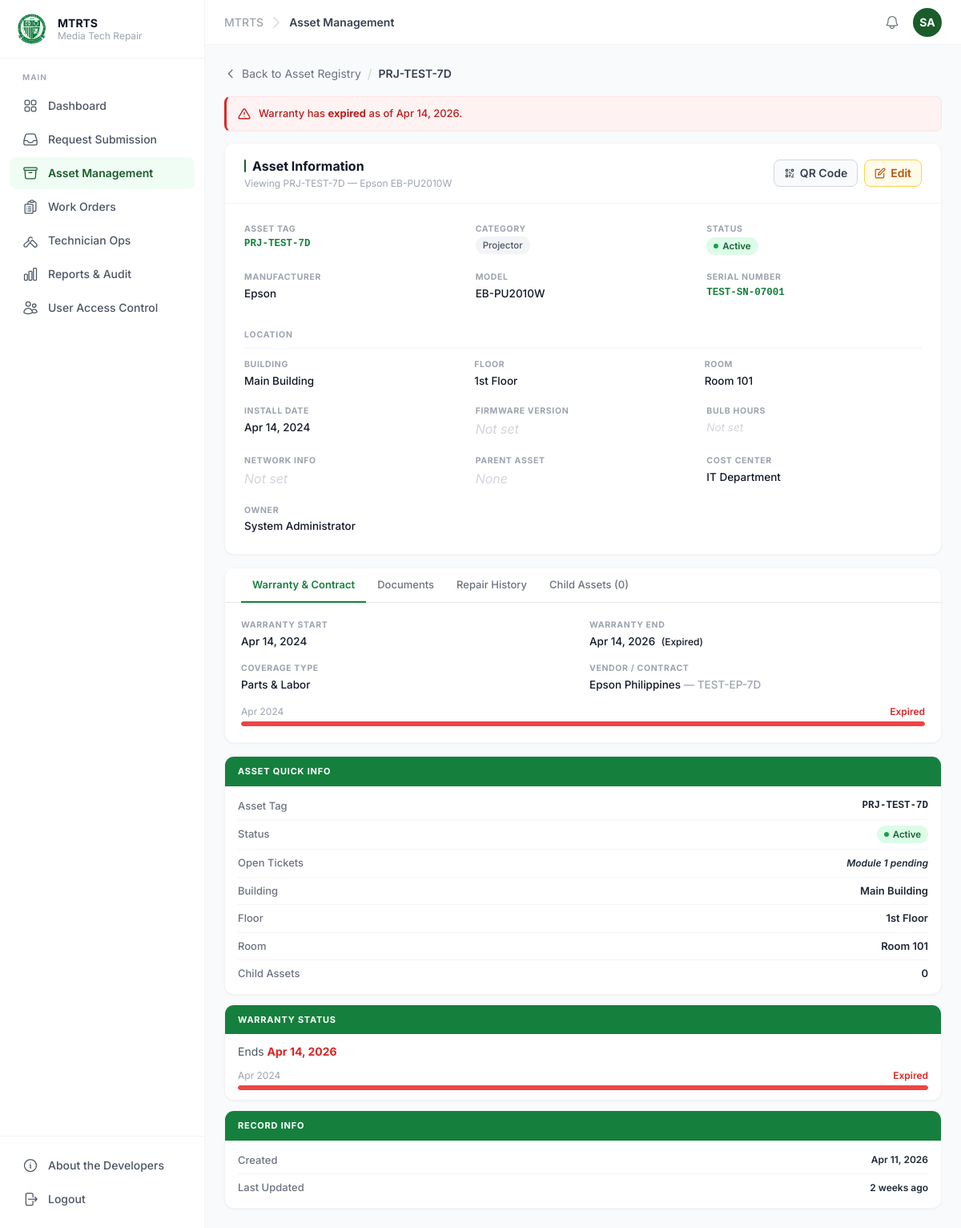
The page /modules/assets/view.php?id=1 (signed in) on the database its author committed.
### tables this page shows
CREATE TABLE assets (
  asset_id         INT           PRIMARY KEY AUTO_INCREMENT,
  asset_tag        VARCHAR(50)   NOT NULL UNIQUE,
  serial_number    VARCHAR(100)  NULL,
  manufacturer     VARCHAR(100)  NOT NULL,
  model            VARCHAR(100)  NOT NULL,
  category_id      INT           NOT NULL,
  status           ENUM('active','spare','retired') NOT NULL DEFAULT 'active',
  location_id      INT           NULL,
  parent_asset_id  INT           NULL,
  install_date     DATE          NOT NULL,
  firmware_version VARCHAR(50)   NULL,
  network_info     VARCHAR(100)  NULL,
  bulb_hours       INT UNSIGNED  NULL,
  department_id    INT           NULL,
  owner_id         INT           NULL,
  qr_code_path     VARCHAR(255)  NULL,
  created_by       INT           NULL,
  created_at       DATETIME      NOT NULL DEFAULT CURRENT_TIMESTAMP,
  updated_at       DATETIME      NOT NULL DEFAULT CURRENT_TIMESTAMP ON UPDATE CURRENT_TIMESTAMP,

  FOREIGN KEY (category_id)     REFERENCES asset_categories(category_id),
  FOREIGN KEY (location_id)     REFERENCES locations(location_id),
  FOREIGN KEY (parent_asset_id) REFERENCES assets(asset_id),
  FOREIGN KEY (department_id)   REFERENCES departments(department_id),
  FOREIGN KEY (owner_id)        REFERENCES users(user_id),
  FOREIGN KEY (created_by)      REFERENCES users(user_id)
);

CREATE TABLE asset_warranty (
  warranty_id        INT           PRIMARY KEY AUTO_INCREMENT,
  asset_id           INT           NOT NULL UNIQUE,
  warranty_start     DATE          NOT NULL,
  warranty_end       DATE          NOT NULL,
  coverage_type      ENUM('parts','labor','parts_and_labor','onsite') NOT NULL,
  vendor_name        VARCHAR(150)  NULL,
  contract_reference VARCHAR(100)  NULL,
  created_at         DATETIME      NOT NULL DEFAULT CURRENT_TIMESTAMP,
  updated_at         DATETIME      NOT NULL DEFAULT CURRENT_TIMESTAMP ON UPDATE CURRENT_TIMESTAMP,

  FOREIGN KEY (asset_id) REFERENCES assets(asset_id)
);

CREATE TABLE asset_categories (
  category_id    INT           PRIMARY KEY AUTO_INCREMENT,
  category_name  VARCHAR(100)  NOT NULL UNIQUE,
  has_bulb_hours TINYINT(1)    NOT NULL DEFAULT 0,
  description    VARCHAR(255)  NULL,
  created_at     DATETIME      NOT NULL DEFAULT CURRENT_TIMESTAMP,
  updated_at     DATETIME      NOT NULL DEFAULT CURRENT_TIMESTAMP ON UPDATE CURRENT_TIMESTAMP
);

CREATE TABLE locations (
  location_id INT           PRIMARY KEY AUTO_INCREMENT,
  building    VARCHAR(100)  NOT NULL,
  floor       VARCHAR(50)   NOT NULL,
  room        VARCHAR(100)  NOT NULL,
  created_at  DATETIME      NOT NULL DEFAULT CURRENT_TIMESTAMP,

  UNIQUE (building, floor, room)
);

CREATE TABLE departments (
  department_id   INT           PRIMARY KEY AUTO_INCREMENT,
  department_name VARCHAR(100)  NOT NULL UNIQUE
);

CREATE TABLE users (
  user_id         INT           PRIMARY KEY AUTO_INCREMENT,
  email           VARCHAR(150)  NOT NULL UNIQUE,
  password_hash   VARCHAR(255)  NULL,
  full_name       VARCHAR(150)  NOT NULL,
  id_number       VARCHAR(50)   NULL UNIQUE,
  contact_number  VARCHAR(20)   NULL,
  position        VARCHAR(100)  NULL,
  profile_picture VARCHAR(255)  NULL,
  department_id   INT           NULL,
  role_id         INT           NOT NULL,
  is_active       TINYINT(1)    NOT NULL DEFAULT 1,
  created_at      DATETIME      NOT NULL DEFAULT CURRENT_TIMESTAMP,
  updated_at      DATETIME      NOT NULL DEFAULT CURRENT_TIMESTAMP ON UPDATE CURRENT_TIMESTAMP,
  last_login      DATETIME      NULL,

  FOREIGN KEY (department_id) REFERENCES departments(department_id),
  FOREIGN KEY (role_id) REFERENCES roles(role_id)
);

### modules/assets/view.view.php (the view, shortened to what the rows shown need)
<div class="flex items-center gap-2 mb-4">
  <a href="index.php"
     class="inline-flex items-center gap-1.5 text-sm text-gray-500 hover:text-gray-900 transition-colors">
    <svg class="w-4 h-4" fill="none" viewBox="0 0 24 24" stroke="currentColor" stroke-width="2">
      <path stroke-linecap="round" stroke-linejoin="round" d="M15 19l-7-7 7-7"/>
    </svg>
    Back to Asset Registry
  </a>
  <span class="text-gray-300">/</span>
  <span class="text-sm font-semibold text-gray-700"><?= htmlspecialchars($asset['asset_tag']) ?></span>
</div>
<?php if ($show_warn_banner): ?>
<div class="asset-banner banner-info mb-4">
  <svg class="w-4 h-4 flex-shrink-0" fill="none" viewBox="0 0 24 24" stroke="currentColor" stroke-width="2">
    <path stroke-linecap="round" stroke-linejoin="round" d="M12 9v4m0 4h.01M10.29 3.86L1.82 18a2 2 0 001.71 3h16.94a2 2 0 001.71-3L13.71 3.86a2 2 0 00-3.42 0z"/>
  </svg>
  <span>Warranty expiring in <strong><?= $wp['days_left'] ?> day<?= $wp['days_left'] !== 1 ? 's' : '' ?></strong> — consider renewing or flagging for review.</span>
</div>
<?php elseif ($expired_banner): ?>
<div class="asset-banner banner-warn mb-4">
  <svg class="w-4 h-4 flex-shrink-0" fill="none" viewBox="0 0 24 24" stroke="currentColor" stroke-width="2">
    <path stroke-linecap="round" stroke-linejoin="round" d="M12 9v4m0 4h.01M10.29 3.86L1.82 18a2 2 0 001.71 3h16.94a2 2 0 001.71-3L13.71 3.86a2 2 0 00-3.42 0z"/>
  </svg>
  <span>Warranty has <strong>expired</strong> as of <?= htmlspecialchars((new DateTime($warranty['warranty_end']))->format('M j, Y')) ?>.</span>
</div>
<?php endif; ?>
<div class="grid grid-cols-1 xl:grid-cols-[1fr_260px] gap-4 items-start">
  <div class="flex flex-col gap-4">
    <div class="bg-white rounded-xl shadow-sm border border-gray-100 overflow-hidden">
      <div class="px-6 py-4 border-b border-gray-100 flex flex-wrap items-center justify-between gap-3">
        <div>
          <h2 class="text-base font-bold text-gray-900 flex items-center gap-2">
            <span class="block w-0.5 h-4 bg-olfu-green rounded"></span>
            Asset Information
          </h2>
          <p class="text-xs text-gray-400 mt-0.5">
            Viewing <?= htmlspecialchars($asset['asset_tag']) ?> — <?= htmlspecialchars($asset['manufacturer'] . ' ' . $asset['model']) ?>
          </p>
        </div>
      </div>
      <div class="p-6">
        <div class="grid grid-cols-2 md:grid-cols-3 gap-5">
          <div>
            <div class="vf-lbl">Asset Tag</div>
            <div class="vf-val vf-mono"><?= htmlspecialchars($asset['asset_tag']) ?></div>
          </div>
          <div>
            <div class="vf-val"><?= cat_badge($asset['category_name'] ?? '—') ?></div>
          </div>
          <div>
            <div class="vf-val"><?= status_badge($asset['status']) ?></div>
          </div>
          <div>
            <div class="vf-lbl">Manufacturer</div>
            <div class="vf-val"><?= htmlspecialchars($asset['manufacturer']) ?></div>
          </div>
          <div>
            <div class="vf-lbl">Model</div>
            <div class="vf-val"><?= htmlspecialchars($asset['model']) ?></div>
          </div>
          <div>
            <div class="vf-lbl">Serial Number</div>
            <?php if ($asset['serial_number']): ?>
              <div class="vf-val vf-mono"><?= htmlspecialchars($asset['serial_number']) ?></div>
            <?php else: ?>
              <div class="vf-val vf-empty">Not set</div>
            <?php endif; ?>
          </div>
          <div class="col-span-2 md:col-span-3">
            <div class="grid grid-cols-3 gap-4">
              <div>
                <div class="vf-lbl">Building</div>
                <div class="vf-val"><?= $asset['building'] ? htmlspecialchars($asset['building']) : '<span class="vf-empty">Not assigned</span>' ?></div>
              </div>
              <div>
                <div class="vf-lbl">Floor</div>
                <div class="vf-val"><?= $asset['floor'] ? htmlspecialchars($asset['floor']) : '<span class="vf-empty">Not assigned</span>' ?></div>
              </div>
              <div>
                <div class="vf-lbl">Room</div>
                <div class="vf-val"><?= $asset['room'] ? htmlspecialchars($asset['room']) : '<span class="vf-empty">Not assigned</span>' ?></div>
              </div>
            </div>
          </div>
          <div>
            <div class="vf-lbl">Install Date</div>
            <div class="vf-val"><?= $asset['install_date'] ? (new DateTime($asset['install_date']))->format('M j, Y') : '<span class="vf-empty">—</span>' ?></div>
          </div>
          <div>
            <div class="vf-lbl">Cost Center</div>
            <div class="vf-val"><?= $asset['department_name'] ? htmlspecialchars($asset['department_name']) : '<span class="vf-empty">Not assigned</span>' ?></div>
          </div>
          <div>
            <div class="vf-lbl">Owner</div>
            <div class="vf-val"><?= $asset['owner_name'] ? htmlspecialchars($asset['owner_name']) : '<span class="vf-empty">Not assigned</span>' ?></div>
          </div>
        </div>
      </div>
    </div>
    <div class="bg-white rounded-xl shadow-sm border border-gray-100 overflow-hidden">
      <div id="tab-warranty" class="p-5 <?= $active_tab !== 'warranty' ? 'hidden' : '' ?>">
        <?php if ($warranty): ?>
          <div class="grid grid-cols-2 gap-4 mb-4">
            <div>
              <div class="vf-lbl">Warranty Start</div>
              <div class="vf-val"><?= (new DateTime($warranty['warranty_start']))->format('M j, Y') ?></div>
            </div>
            <div>
              <div class="vf-lbl">Warranty End</div>
              <div class="vf-val <?= $wp['expired'] ? 'text-red-600' : ($wp['days_left'] <= 30 ? 'text-amber-600' : '') ?>">
                <?= (new DateTime($warranty['warranty_end']))->format('M j, Y') ?>
                <?php if ($wp['expired']): ?><span class="ml-1 text-xs">(Expired)</span><?php endif; ?>
              </div>
            </div>
            <div>
              <div class="vf-lbl">Coverage Type</div>
              <div class="vf-val"><?= coverage_label($warranty['coverage_type']) ?></div>
            </div>
            <div>
              <div class="vf-lbl">Vendor / Contract</div>
              <div class="vf-val">
                <?= $warranty['vendor_name'] ? htmlspecialchars($warranty['vendor_name']) : '<span class="vf-empty">—</span>' ?>
                <?php if ($warranty['contract_reference']): ?>
                  <span class="text-gray-400"> — <?= htmlspecialchars($warranty['contract_reference']) ?></span>
                <?php endif; ?>
              </div>
            </div>
          </div>
          <div class="mt-3">
            <div class="flex justify-between text-xs text-gray-400 mb-1">
              <span><?= (new DateTime($warranty['warranty_start']))->format('M Y') ?></span>
              <span class="font-semibold <?= $wp['expired'] ? 'text-red-600' : ($wp['days_left'] <= 30 ? 'text-amber-600' : 'text-green-600') ?>">
                <?= $wp['expired'] ? 'Expired' : $wp['days_left'] . ' days remaining' ?>
              </span>
            </div>
            <div class="h-1.5 bg-gray-100 rounded-full overflow-hidden">
              <div class="h-full rounded-full <?= $wp['color'] ?>" style="width:<?= $wp['pct'] ?>%"></div>
            </div>
          </div>
        <?php else: ?>
          <p class="text-sm text-gray-400 italic">No warranty information recorded for this asset.</p>
          <a href="edit.php?id=<?= $id ?>" class="text-sm text-olfu-green hover:underline mt-2 inline-block">Add warranty info →</a>
        <?php endif; ?>
      </div>
    </div>
  </div>
  <div class="flex flex-col gap-3">
    <div class="bg-white rounded-xl shadow-sm border border-gray-100 overflow-hidden">
      <div class="px-4 py-2">
        <div class="rp-row">
          <span class="rp-lbl">Asset Tag</span>
          <span class="rp-val asset-tag"><?= htmlspecialchars($asset['asset_tag']) ?></span>
        </div>
        <div class="rp-row">
          <span><?= status_badge($asset['status']) ?></span>
        </div>
        <div class="rp-row">
          <span class="rp-lbl">Building</span>
          <span class="rp-val"><?= htmlspecialchars($asset['building'] ?? '—') ?></span>
        </div>
        <div class="rp-row">
          <span class="rp-lbl">Floor</span>
          <span class="rp-val"><?= htmlspecialchars($asset['floor'] ?? '—') ?></span>
        </div>
        <div class="rp-row">
          <span class="rp-lbl">Room</span>
          <span class="rp-val"><?= htmlspecialchars($asset['room'] ?? '—') ?></span>
        </div>
      </div>
    </div>
    <?php if ($warranty): ?>
    <div class="bg-white rounded-xl shadow-sm border border-gray-100 overflow-hidden">
      <div class="rp-hdr">Warranty Status</div>
      <div class="px-4 py-3">
        <p class="text-sm text-gray-600 mb-3">
          Ends <strong class="<?= $wp['expired'] ? 'text-red-600' : ($wp['days_left'] <= 30 ? 'text-amber-600' : 'text-gray-800') ?>">
            <?= (new DateTime($warranty['warranty_end']))->format('M j, Y') ?>
          </strong>
        </p>
        <div class="flex justify-between text-xs text-gray-400 mb-1">
          <span><?= (new DateTime($warranty['warranty_start']))->format('M Y') ?></span>
          <span class="font-semibold <?= $wp['expired'] ? 'text-red-600' : ($wp['days_left'] <= 30 ? 'text-amber-600' : 'text-green-600') ?>">
            <?= $wp['expired'] ? 'Expired' : $wp['days_left'] . ' days left' ?>
          </span>
        </div>
        <div class="h-1.5 bg-gray-100 rounded-full overflow-hidden">
          <div class="h-full rounded-full <?= $wp['color'] ?>" style="width:<?= $wp['pct'] ?>%"></div>
        </div>
      </div>
    </div>
    <?php endif; ?>
    <div class="bg-white rounded-xl shadow-sm border border-gray-100 overflow-hidden">
      <div class="px-4 py-2">
        <div class="rp-row">
          <span class="rp-lbl">Created</span>
          <span class="rp-val text-xs"><?= (new DateTime($asset['created_at']))->format('M j, Y') ?></span>
        </div>
        <div class="rp-row">
          <span class="rp-lbl">Last Updated</span>
          <span class="rp-val text-xs"><?= time_ago($asset['updated_at']) ?></span>
        </div>
      </div>
    </div>
  </div>
</div>

### modules/assets/functions.php (shortened to what the rows shown need)
<?php
function get_asset_by_id(PDO $pdo, int $id): array|false {
    $stmt = $pdo->prepare("
        SELECT a.*, c.category_name, c.has_bulb_hours,
               l.building, l.floor, l.room,
               u.full_name AS owner_name,
               d.department_name,
               p.asset_tag AS parent_tag
        FROM assets a
        LEFT JOIN asset_categories c ON a.category_id     = c.category_id
        LEFT JOIN locations        l ON a.location_id     = l.location_id
        LEFT JOIN users            u ON a.owner_id        = u.user_id
        LEFT JOIN departments      d ON a.department_id   = d.department_id
        LEFT JOIN assets           p ON a.parent_asset_id = p.asset_id
        WHERE a.asset_id = ?
    ");
    $stmt->execute([$id]);
    return $stmt->fetch();
}
function get_asset_warranty(PDO $pdo, int $id): array|false {
    $stmt = $pdo->prepare("SELECT * FROM asset_warranty WHERE asset_id = ?");
    $stmt->execute([$id]);
    return $stmt->fetch();
}
function status_badge(string $status): string {
    return match ($status) {
        'active'  => '<span class="asset-badge badge-active"><span class="bdot"></span>Active</span>',
        'spare'   => '<span class="asset-badge badge-spare"><span class="bdot"></span>Spare</span>',
        'retired' => '<span class="asset-badge badge-retired"><span class="bdot"></span>Retired</span>',
        default   => '<span class="asset-badge badge-retired">' . htmlspecialchars(ucfirst($status)) . '</span>',
    };
}
function cat_badge(string $name): string {
    return '<span class="asset-badge badge-cat">' . htmlspecialchars($name) . '</span>';
}
function warranty_progress(?string $start, ?string $end): array {
    $s = new DateTime($start);
    $e = new DateTime($end);
    $n = new DateTime();
    if ($n >= $e) return ['pct' => 100, 'color' => 'bg-red-500', 'days_left' => 0, 'expired' => true];
    $total     = max(1, (int) $s->diff($e)->days);
    $elapsed   = max(0, (int) $s->diff($n)->days);
    $days_left = (int) $n->diff($e)->days;
    $pct   = min(100, (int) round($elapsed / $total * 100));
    $color = $days_left <= 30 ? 'bg-red-500' : 'bg-green-500';
    return ['pct' => $pct, 'color' => $color, 'days_left' => $days_left, 'expired' => false];
}
function time_ago(string $datetime): string {
    $diff = (new DateTime())->diff(new DateTime($datetime));
    if ($diff->days < 30) return intdiv($diff->days, 7) . ' weeks ago';
    return intdiv($diff->days, 30) . ' months ago';
}
function coverage_label(string $type): string {
    return match ($type) {
        'parts_and_labor' => 'Parts & Labor',
        'parts'           => 'Parts Only',
        'labor'           => 'Labor Only',
        'onsite'          => 'On-site',
        default           => ucfirst($type),
    };
}

### rows shown on the page
assets: asset_tag "PRJ-TEST-7D", manufacturer+model "Epson EB-PU2010W", category.category_name "Projector", status "Active Active", manufacturer "Epson", model "EB-PU2010W", serial_number "TEST-SN-07001", location.building "Main Building", location.floor "1st Floor", location.room "Room 101", install_date "Apr 14, 2024", department.department_name "IT Department", owner.full_name "System Administrator", created_at "Apr 11, 2026", updated_at "2 weeks ago"
asset_warranty: warranty_end "Apr 14, 2026", warranty_start "Apr 14, 2024", coverage_type "Parts & Labor", vendor_name "Epson Philippines", contract_reference "TEST-EP-7D", warranty_start "Apr 2024"

### other values the page prints
$label "Request Submission"
$label "Asset Management"
$label "Work Orders"
$label "Technician Ops"
$label "Reports & Audit"
$label "User Access Control"
$page_title "Asset Management"
$initials "SA"
$label "Warranty & Contract"
$label "Documents"
$label "Repair History"
$label "Child Assets (0)"
count($children) "0"
